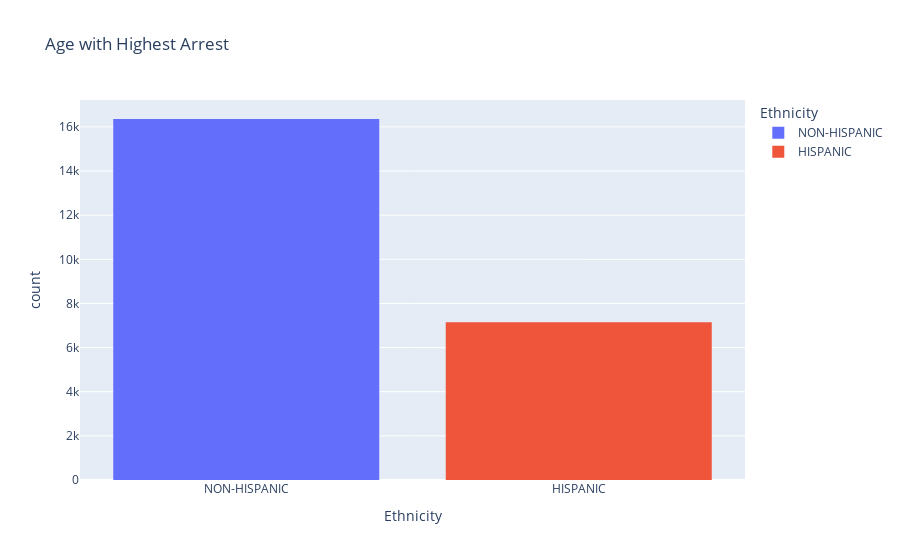

The code cell stored with this chart in its notebook:
### Code cell
fig = px.histogram(p_arrest, x='Ethnicity', color = 'Ethnicity', title ='Age with Highest Arrest')

fig.show()

### Figure 1 — Plotly figure (JSON) as saved in the notebook; plotly's stock layout.template omitted (floating-point values rounded to 4 significant figures; data arrays with more than 128 entries replaced by an {"elided": "..."} marker saying what was removed)
{"data": [{"alignmentgroup": "True", "bingroup": "x", "hovertemplate": "Ethnicity=%{x}<br>count=%{y}<extra></extra>", "legendgroup": "NON-HISPANIC", "marker": {"color": "#636efa", "pattern": {"shape": ""}}, "name": "NON-HISPANIC", "offsetgroup": "NON-HISPANIC", "orientation": "v", "showlegend": true, "type": "histogram", "x": {"elided": "16358 str values"}, "xaxis": "x", "yaxis": "y"}, {"alignmentgroup": "True", "bingroup": "x", "hovertemplate": "Ethnicity=%{x}<br>count=%{y}<extra></extra>", "legendgroup": "HISPANIC", "marker": {"color": "#EF553B", "pattern": {"shape": ""}}, "name": "HISPANIC", "offsetgroup": "HISPANIC", "orientation": "v", "showlegend": true, "type": "histogram", "x": {"elided": "7152 str values"}, "xaxis": "x", "yaxis": "y"}], "layout": {"barmode": "relative", "legend": {"title": {"text": "Ethnicity"}, "tracegroupgap": 0}, "title": {"text": "Age with Highest Arrest"}, "xaxis": {"anchor": "y", "categoryarray": ["NON-HISPANIC", "HISPANIC"], "categoryorder": "array", "domain": [0, 1], "title": {"text": "Ethnicity"}}, "yaxis": {"anchor": "x", "domain": [0, 1], "title": {"text": "count"}}}}
